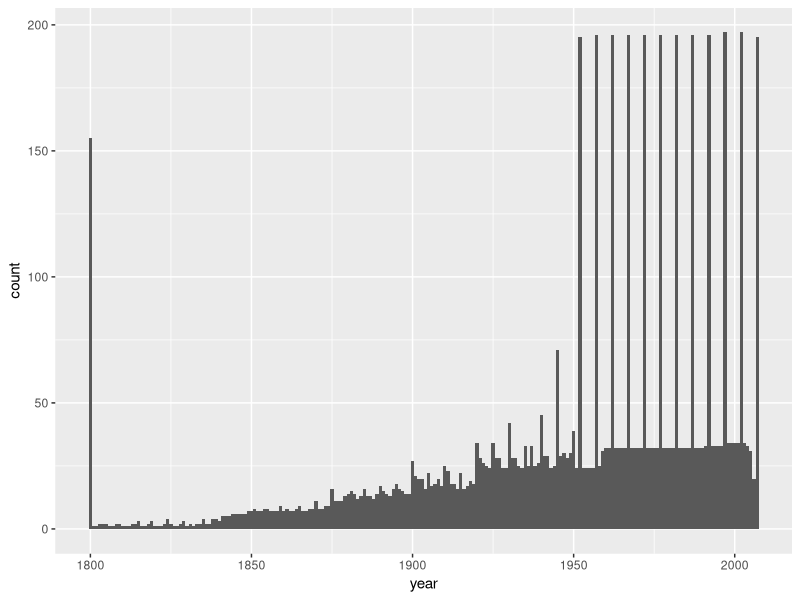
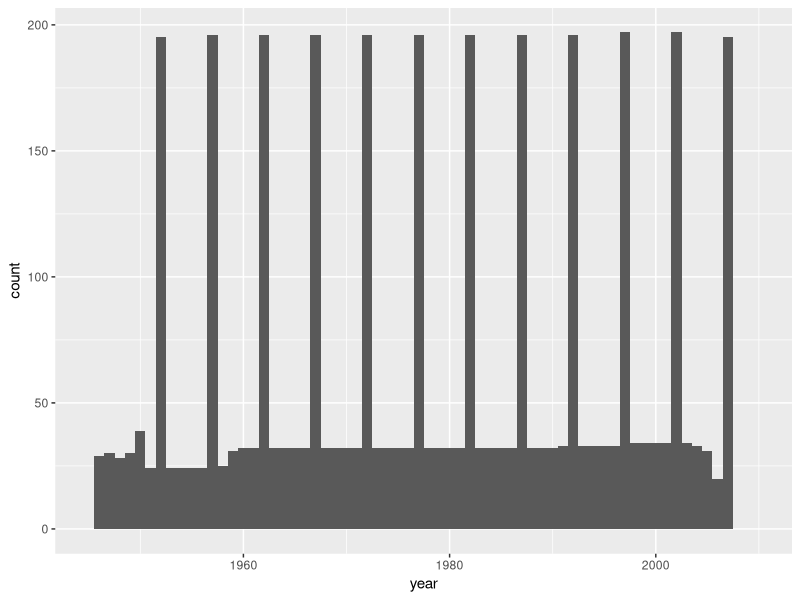
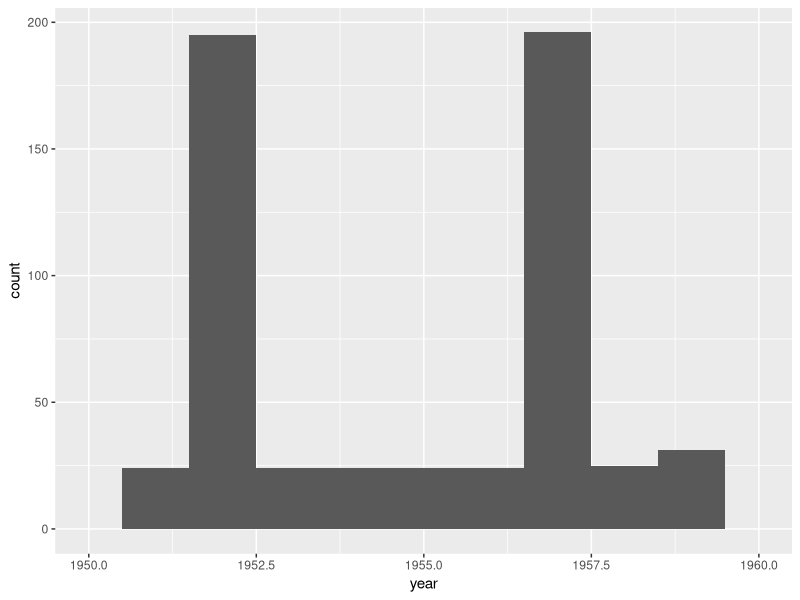
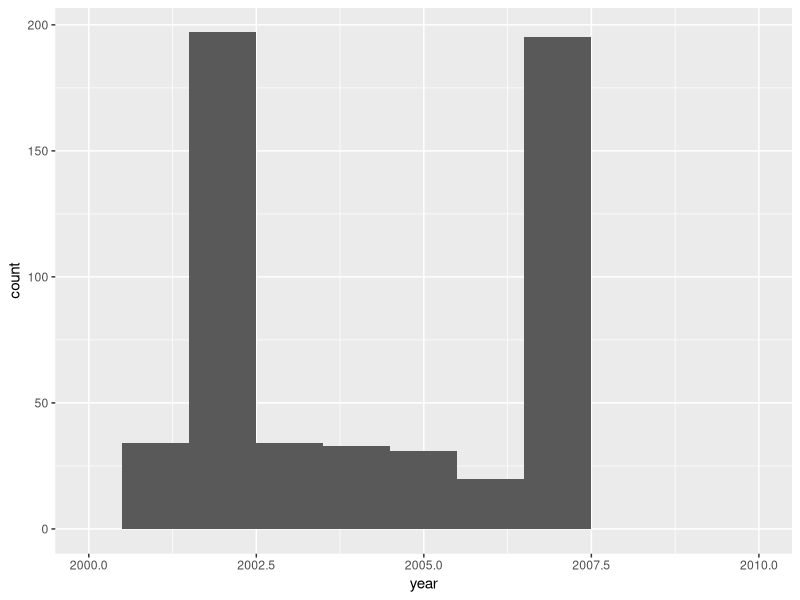

The R script that drew these images, in order:
library(readxl)
library(dplyr)
library(ggplot2)
library(readr)

## extract the life expectancy data

## this is the Excel file downloaded 2009-04-21 from gapminder.org
le_xls <-
  read_excel("xls/life-expectancy-reference-spreadsheet-20090204-xls-format.xls",
             sheet = "Data and metadata")
           # verbose = TRUE, quote = "", method = "tab", 
           # fileEncoding =  "ISO-8859-1",
           # colClasses = c(rep("character", 4), rep("NULL", 5)))
le_xls %>% str
# Classes ‘tbl_df’, ‘tbl’ and 'data.frame':	52416 obs. of  9 variables:

## rename vars
le_raw <- le_xls %>%
  select(country = contains("country"), continent = contains("continent"),
         year_raw = contains("year"), lifeExp_raw = contains("expectancy"))
le_raw %>% str
# Classes ‘tbl_df’, ‘tbl’ and 'data.frame':	52416 obs. of  4 variables:
# $ country    : chr  "Abkhazia" "Abkhazia" "Abkhazia" "Abkhazia" ...
# $ continent  : chr  "Asia" "Asia" "Asia" "Asia" ...
# $ year_raw   : num  1800 1801 1802 1803 1804 ...
# $ lifeExp_raw: num  NA NA NA NA NA NA NA NA NA NA ...

## 2015: 52416 obs. of  4 variables (switched to readxl)
## 2014: 52419 obs. of  4 variables:
## 2010 cleaning code comment: # 52416 obs. of  9 variables: <-- huh?
## Note: I did not use gdata::read.xls() in 2010; rather, I exported a text file
## from Excel 'by hand'.
le_raw %>% head()
le_raw %>% tail()

## let's fix year enough to filter on it
n_distinct(le_raw$year_raw) # 208 (2015, readxl) 210 (2014, gdata)
unique(le_raw$year_raw)
## eye-ball-o-metric inspection ...

## convert year to integer
le_raw <- le_raw %>%
  mutate(year = year_raw %>% as.integer())
le_raw$year %>% n_distinct() #208
le_raw$year %>% unique()
all.equal(sort(unique(le_raw$year[!is.na(le_raw$year)])), 1800:2007)
## Integers between 1800 and 2007. Yay.

## drop year_raw, in favor of year
le_raw <- le_raw %>%
  select(-year_raw)

le_raw$year %>% summary()
#  Min. 1st Qu.  Median    Mean 3rd Qu.    Max.
#  1800    1852    1904    1904    1955    2007
## NOTE: in 2015 (readxl) and 2010 (exported delimited file),
## this did not includee 3 NA's, which appeared in 2014 (gdata)
## 52419 - 3 = 52416
## Mystery of the rows solved.

## for which years do we have data?
year_freq <- le_raw %>%
  count(year)
table(year_freq$n)
# 252 
# 208 
## this solves nothing, because even when year is present, life expectancy often
## is not
## very different structure from population data :(

## change of plan: let's fix lifeExp enough to filter on it
le_raw$lifeExp_raw %>% head(100)
sum(is.na(le_raw$lifeExp_raw)) # 46507

le_raw <- le_raw %>%
  filter(!is.na(lifeExp_raw))
str(le_raw)
# Classes ‘tbl_df’, ‘tbl’ and 'data.frame':	5909 obs. of  4 variables:
# $ country    : chr  "Afghanistan" "Afghanistan" "Afghanistan" "Afghanistan" ...
# $ continent  : chr  "Asia" "Asia" "Asia" "Asia" ...
# $ lifeExp_raw: num  28.8 28.8 30.3 32 34 ...
# $ year       : int  1800 1952 1957 1962 1967 1972 1977 1982 1987 1992 ...

## rename to lifeExp
le_raw <- le_raw %>% 
  rename(lifeExp = lifeExp_raw)

le_raw$lifeExp %>% summary
#  Min. 1st Qu.  Median    Mean 3rd Qu.    Max. 
# 11.60   45.21   61.17   58.02   70.90   82.67 

## is continent ok as is?
n_distinct(le_raw$continent) # 7
unique(le_raw$continent)
# [1] "Asia"     "Europe"   "Africa"   "Americas" NA         "FSU"      "Oceania" 

## let's look further into empty continent and FSU
(empty_continent <- le_raw %>%
   filter(is.na(continent)) %>%
   select(country) %>%
   unique())
str(empty_continent) ## 30 countries affected, eg Canada, Haiti
## wait to fix these after merging pop + lifeExp + gdpPercap

(fsu_continent <- le_raw %>%
   filter(continent == "FSU") %>%
   select(country) %>%
   unique())
#                country
# 1              Belarus
# 53          Kazakhstan
# 73              Latvia
# 128          Lithuania
# 181 Russian Federation
# 262            Ukraine
## handle this after merging pop + lifeExp + gdpPercap

## is country ok as is?
n_distinct(le_raw$country) # 198
unique(le_raw$country)
## no obvious problems

## return to year
n_distinct(le_raw$year) #208
unique(le_raw$year)
(p <- ggplot(le_raw, aes(x = year)) + geom_histogram(binwidth = 1)) # 1950 -->
p + xlim(c(1945, 2010)) # spikes every five years
p + xlim(c(1950, 1960)) # 1952, 1957, ...
p + xlim(c(2000, 2010)) # ..., 2002, 2007

## keep data from 1950 to 2007
year_min <- 1950
year_max <- 2007
le_raw <- le_raw %>%
  filter(year %>% between(year_min, year_max))
le_raw %>% str()
# Classes ‘tbl_df’, ‘tbl’ and 'data.frame':	3786 obs. of  4 variables:
# $ country  : chr  "Afghanistan" "Afghanistan" "Afghanistan" "Afghanistan" ...
# $ continent: chr  "Asia" "Asia" "Asia" "Asia" ...
# $ lifeExp  : num  28.8 30.3 32 34 36.1 ...
# $ year     : int  1952 1957 1962 1967 1972 1977 1982 1987 1992 1997 ...

## restore variable order from previous cleaning runs
le_raw <- le_raw %>% 
  select(country, continent, year, lifeExp)

## save for now
write_tsv(le_raw, "02_lifeExp.tsv")
